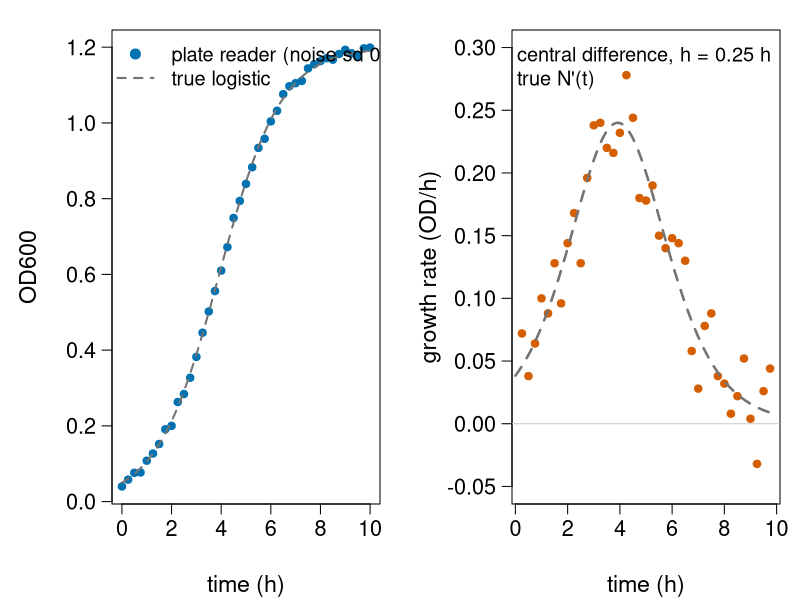
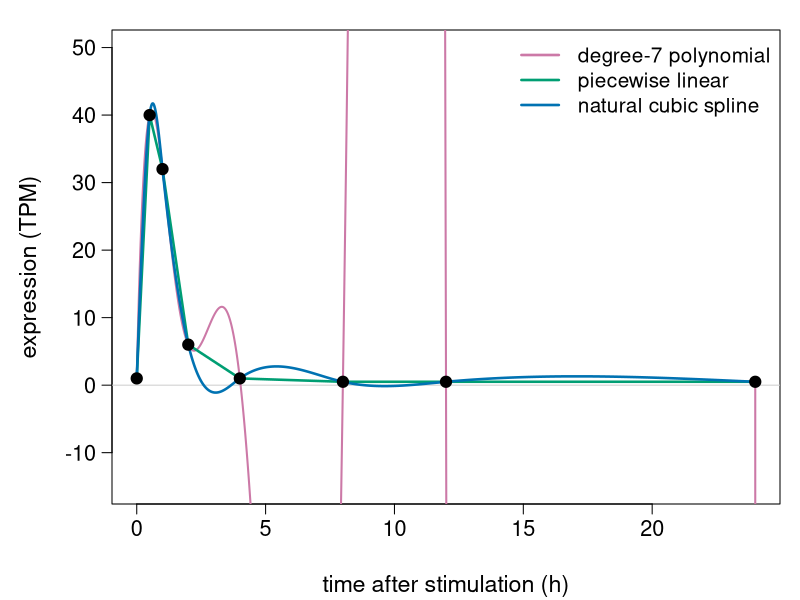
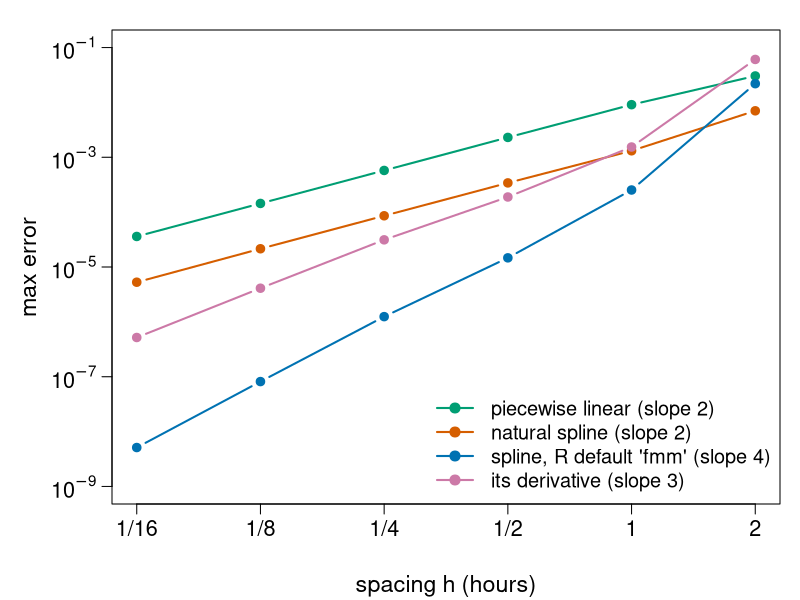
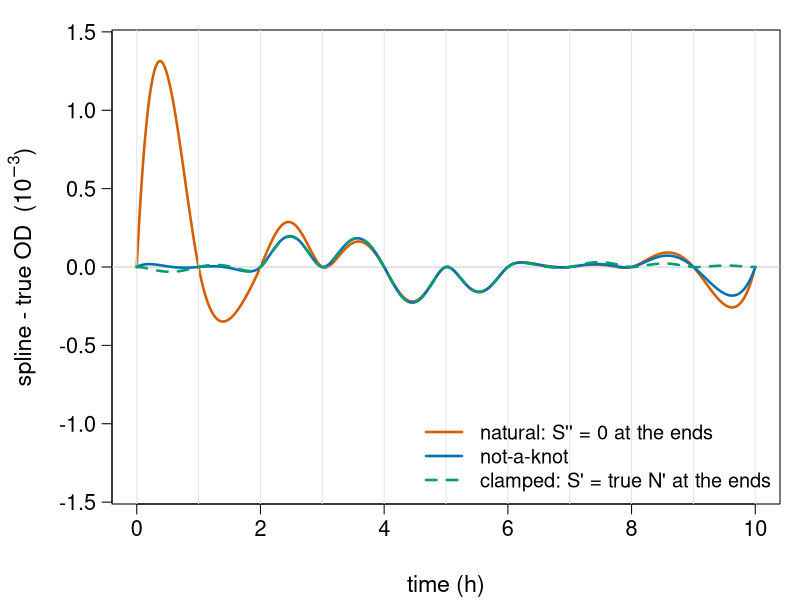
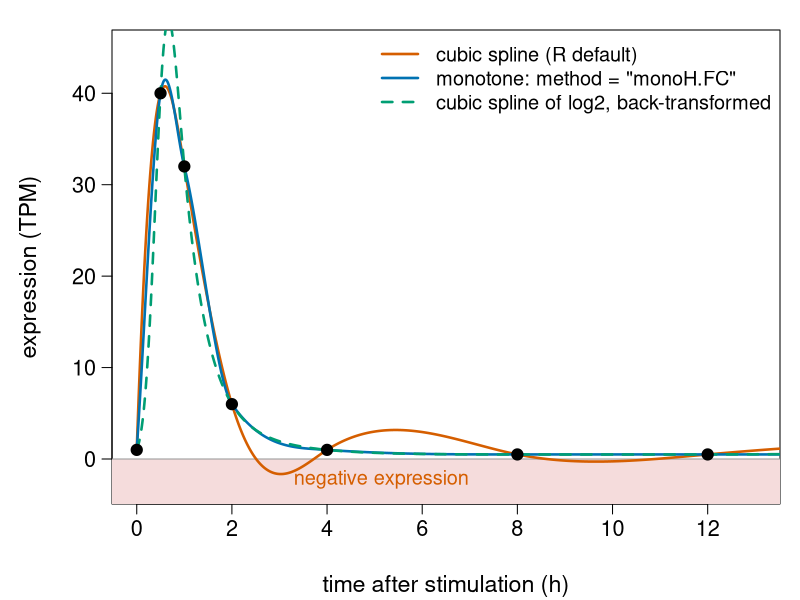
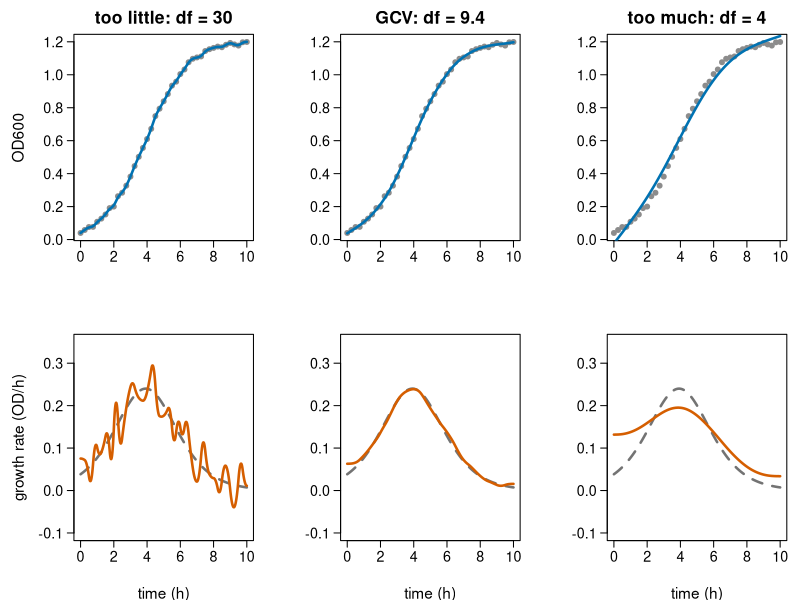
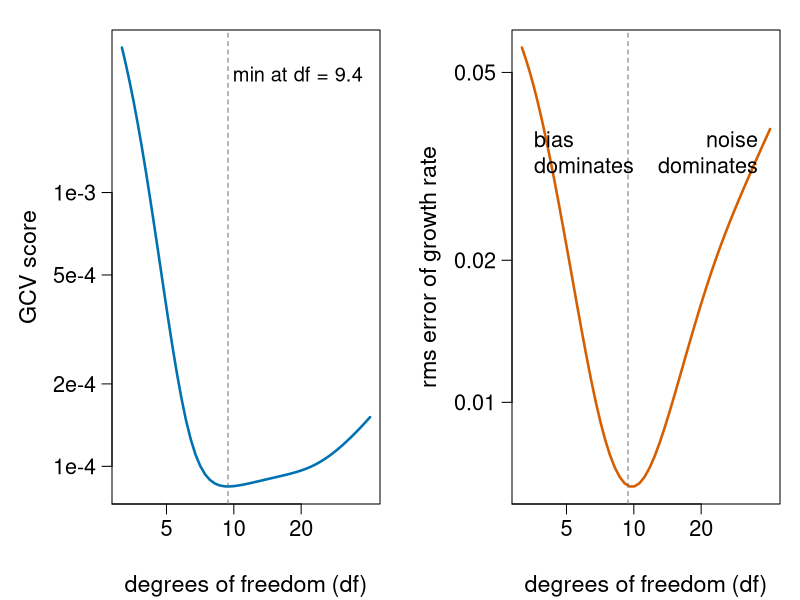
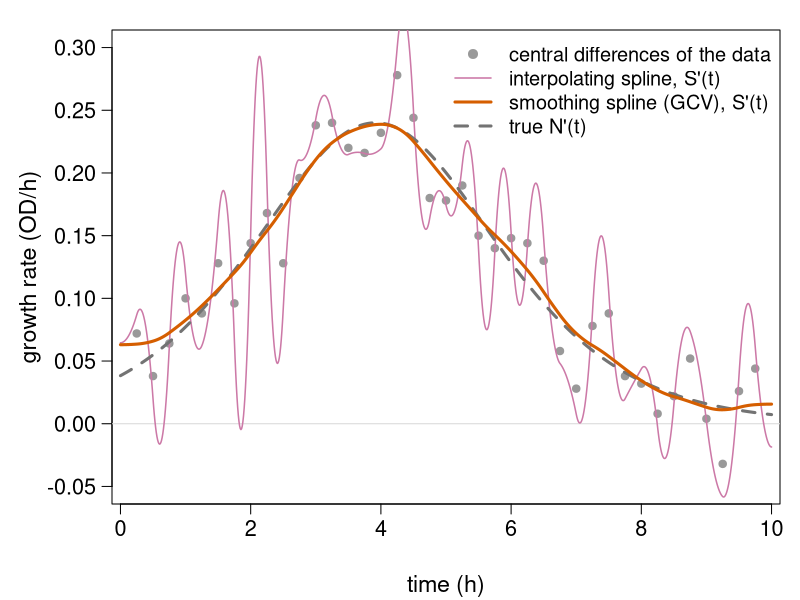

R code for these plots, in order:
# Figures for the splines/ unit ("Splines").
#
# Re-run by hand from this folder (it is NOT run by `quarto render`):
#   cd splines && Rscript make-splines-figs.R
#
# Base R graphics (plus pracma for the clamped spline); writes SVG files
# fig01-...svg to fig10-...svg. The data are the noisy OD curve, the gene time
# course and the pseudotime data used on the slides and in the exercise.

library(pracma)   # cubicspline(): clamped end conditions

## ---- the running examples (same numbers as on the slides) -------------------

K <- 1.2; N0 <- 0.05; r <- 0.8                       # logistic OD curve
od   <- function(t) K / (1 + (K / N0 - 1) * exp(-r * t))
rate <- function(t) r * od(t) * (1 - od(t) / K)      # true growth rate N'(t)

t_od <- seq(0, 10, by = 0.25)                        # every 15 min, 41 reads
y_od <- c(0.040, 0.058, 0.076, 0.077, 0.108, 0.127, 0.152, 0.191, 0.200,
          0.263, 0.284, 0.327, 0.382, 0.446, 0.502, 0.556, 0.610, 0.672,
          0.749, 0.794, 0.839, 0.883, 0.934, 0.958, 1.004, 1.032, 1.076,
          1.097, 1.105, 1.111, 1.144, 1.155, 1.163, 1.171, 1.167, 1.182,
          1.193, 1.184, 1.177, 1.197, 1.199)          # od(t) + N(0, 0.01^2), 3 decimals

t_g <- c(0, 0.5, 1, 2, 4, 8, 12, 24)                 # hours after stimulation
e_g <- c(1, 40, 32, 6, 1, 0.5, 0.5, 0.5)             # immediate-early gene, TPM

## ---- plotting helpers ---------------------------------------------------------

col_a <- "#0072B2"   # blue
col_b <- "#D55E00"   # vermillion
col_c <- "#009E73"   # bluish green
col_d <- "#CC79A7"   # reddish purple
col_e <- "#E69F00"   # orange
col_ref <- "grey45"

fig <- function(file, w = 9, h = 5.2, expr) {
  svg(file, width = w, height = h)
  par(mar = c(4.8, 5.6, 1.5, 1), las = 1, mgp = c(3.6, 0.8, 0),
      cex.lab = 1.4, cex.axis = 1.3)
  expr
  dev.off()
}
logaxis <- function(side, at) {
  axis(side, at = 10^at, labels = parse(text = paste0("10^", at)))
}
tt <- seq(0, 10, by = 0.01)

## ---- fig01: noisy OD and its finite-difference growth rate ---------------------

n <- length(t_od)
cd <- (y_od[3:n] - y_od[1:(n - 2)]) / 0.5             # central differences
fig("fig01-noisy-od.svg", w = 12, h = 5, expr = {
  par(mfrow = c(1, 2))
  plot(t_od, y_od, pch = 19, col = col_a, xlab = "time (h)", ylab = "OD600")
  lines(tt, od(tt), lwd = 2, col = col_ref, lty = 2)
  legend("topleft", c("plate reader (noise sd 0.01)", "true logistic"),
         pch = c(19, NA), lty = c(NA, 2), lwd = 2, col = c(col_a, col_ref),
         bty = "n", cex = 1.2)
  plot(t_od[2:(n - 1)], cd, pch = 19, col = col_b, ylim = c(-0.05, 0.3),
       xlab = "time (h)", ylab = "growth rate (OD/h)")
  lines(tt, rate(tt), lwd = 2.5, col = col_ref, lty = 2)
  abline(h = 0, col = "grey80")
  legend("topright", c("central difference, h = 0.25 h", "true N'(t)"),
         pch = c(19, NA), lty = c(NA, 2), lwd = 2, col = c(col_b, col_ref),
         bty = "n", cex = 1.2)
})

## ---- fig02: one polynomial vs pieces (gene time course) ------------------------

tg_f <- seq(0, 24, by = 0.01)
V <- outer(t_g, 0:7, "^")
cpoly <- solve(V, e_g)
ppoly <- outer(tg_f, 0:7, "^") %*% cpoly
fig("fig02-local-vs-global.svg", w = 10, h = 5.2, expr = {
  plot(t_g, e_g, pch = 19, cex = 1.5, ylim = c(-15, 50), xlab = "time after stimulation (h)",
       ylab = "expression (TPM)", type = "n")
  abline(h = 0, col = "grey80")
  lines(tg_f, ppoly, col = col_d, lwd = 2)
  lines(t_g, e_g, col = col_c, lwd = 2.5)
  lines(tg_f, splinefun(t_g, e_g, method = "natural")(tg_f), col = col_a, lwd = 2.5)
  points(t_g, e_g, pch = 19, cex = 1.5)
  legend("topright", c("degree-7 polynomial", "piecewise linear", "natural cubic spline"),
         col = c(col_d, col_c, col_a), lwd = 2.5, bty = "n", cex = 1.25)
})

## ---- fig03: error vs spacing ---------------------------------------------------

hs <- 10 / c(5, 10, 20, 40, 80, 160)
err <- t(sapply(hs, function(h) {
  x <- seq(0, 10, by = h); y <- od(x)
  c(lin = max(abs(approx(x, y, tt)$y - od(tt))),
    nat = max(abs(splinefun(x, y, method = "natural")(tt) - od(tt))),
    fmm = max(abs(splinefun(x, y)(tt) - od(tt))),
    der = max(abs(splinefun(x, y)(tt, deriv = 1) - rate(tt))))
}))
fig("fig03-error-orders.svg", w = 9, h = 5.4, expr = {
  matplot(hs, err, log = "xy", type = "b", pch = 19, lty = 1, lwd = 2,
          col = c(col_c, col_b, col_a, col_d), xaxt = "n", yaxt = "n",
          xlab = "spacing h (hours)", ylab = "max error", ylim = c(1e-9, 0.1))
  axis(1, at = c(0.0625, 0.125, 0.25, 0.5, 1, 2),
       labels = c("1/16", "1/8", "1/4", "1/2", "1", "2"))
  logaxis(2, seq(-9, -1, by = 2))
  legend("bottomright", c("piecewise linear (slope 2)", "natural spline (slope 2)",
                          "spline, R default 'fmm' (slope 4)", "its derivative (slope 3)"),
         col = c(col_c, col_b, col_a, col_d), lwd = 2, pch = 19, bty = "n", cex = 1.2)
})

## ---- fig04: boundary conditions ------------------------------------------------

# general cubic spline through (x, y) by a dense solve for the second derivatives
spline_bc <- function(x, y, bc = c("natural", "notaknot", "clamped"), d1 = c(0, 0)) {
  bc <- match.arg(bc)
  n <- length(x); h <- diff(x); s <- diff(y) / h
  A <- matrix(0, n, n); rhs <- numeric(n)
  for (i in 2:(n - 1)) {
    A[i, (i - 1):(i + 1)] <- c(h[i - 1], 2 * (h[i - 1] + h[i]), h[i])
    rhs[i] <- 6 * (s[i] - s[i - 1])
  }
  if (bc == "natural") { A[1, 1] <- 1; A[n, n] <- 1 }
  if (bc == "clamped") {
    A[1, 1:2] <- c(2 * h[1], h[1]);             rhs[1] <- 6 * (s[1] - d1[1])
    A[n, (n - 1):n] <- c(h[n - 1], 2 * h[n - 1]); rhs[n] <- 6 * (d1[2] - s[n - 1])
  }
  if (bc == "notaknot") {     # third derivative continuous at x[2] and x[n-1]
    A[1, 1:3] <- c(h[2], -(h[1] + h[2]), h[1])
    A[n, (n - 2):n] <- c(h[n - 1], -(h[n - 2] + h[n - 1]), h[n - 2])
  }
  M <- solve(A, rhs)
  function(t) {
    i <- findInterval(t, x, all.inside = TRUE)
    hh <- x[i + 1] - x[i]; a <- (x[i + 1] - t) / hh; b <- (t - x[i]) / hh
    a * y[i] + b * y[i + 1] + ((a^3 - a) * M[i] + (b^3 - b) * M[i + 1]) * hh^2 / 6
  }
}
x4 <- 0:10; y4 <- od(x4)
s_nat <- spline_bc(x4, y4, "natural")
s_nak <- spline_bc(x4, y4, "notaknot")
s_cla <- spline_bc(x4, y4, "clamped", d1 = rate(c(0, 10)))
stopifnot(abs(s_cla(0.5) - cubicspline(x4, y4, 0.5, endp2nd = TRUE, der = rate(c(0, 10)))) < 1e-12)
fig("fig04-boundary.svg", w = 10, h = 5.2, expr = {
  plot(tt, 1e3 * (s_nat(tt) - od(tt)), type = "l", lwd = 2.5, col = col_b,
       ylim = c(-1.4, 1.4), xlab = "time (h)", ylab = expression("spline - true OD  (" * 10^-3 * ")"))
  abline(h = 0, col = "grey80"); abline(v = x4, col = "grey90")
  lines(tt, 1e3 * (s_nak(tt) - od(tt)), lwd = 2.5, col = col_a)
  lines(tt, 1e3 * (s_cla(tt) - od(tt)), lwd = 2.5, col = col_c, lty = 2)
  legend("bottomright", c("natural: S'' = 0 at the ends", "not-a-knot", "clamped: S' = true N' at the ends"),
         col = c(col_b, col_a, col_c), lty = c(1, 1, 2), lwd = 2.5, bty = "n", cex = 1.2)
})

## ---- fig05: overshoot ------------------------------------------------------------

fig("fig05-overshoot.svg", w = 10, h = 5.2, expr = {
  plot(t_g, e_g, type = "n", xlim = c(0, 13), ylim = c(-3, 45),
       xlab = "time after stimulation (h)", ylab = "expression (TPM)")
  rect(-1, -5, 30, 0, col = "#F5DCDC", border = NA)
  abline(h = 0, col = "grey60")
  lines(tg_f, splinefun(t_g, e_g)(tg_f), col = col_b, lwd = 2.5)
  lines(tg_f, splinefun(t_g, e_g, method = "monoH.FC")(tg_f), col = col_a, lwd = 2.5)
  lines(tg_f, 2^splinefun(t_g, log2(e_g))(tg_f), col = col_c, lwd = 2.5, lty = 2)
  points(t_g, e_g, pch = 19, cex = 1.5)
  text(3.3, -2.2, "negative expression", col = col_b, cex = 1.2, adj = 0)
  legend("topright", c("cubic spline (R default)", "monotone: method = \"monoH.FC\"",
                       "cubic spline of log2, back-transformed"),
         col = c(col_b, col_a, col_c), lty = c(1, 1, 2), lwd = 2.5, bty = "n", cex = 1.2)
})

## ---- fig06: three smoothing levels -----------------------------------------------

fits <- list(smooth.spline(t_od, y_od, df = 30),
             smooth.spline(t_od, y_od),
             smooth.spline(t_od, y_od, df = 4))
labs <- sprintf(c("too little: df = %.0f", "GCV: df = %.1f", "too much: df = %.0f"),
                sapply(fits, `[[`, "df"))
fig("fig06-lambda.svg", w = 13, h = 6.6, expr = {
  par(mfrow = c(2, 3), mar = c(4.5, 5.6, 2.6, 1))
  for (k in 1:3) {
    plot(t_od, y_od, pch = 19, col = "grey55", xlab = "", ylab = if (k == 1) "OD600" else "",
         main = labs[k], cex.main = 1.6)
    lines(predict(fits[[k]], tt), lwd = 2.5, col = col_a)
  }
  for (k in 1:3) {
    plot(tt, rate(tt), type = "l", lty = 2, lwd = 2.5, col = col_ref, ylim = c(-0.1, 0.35),
         xlab = "time (h)", ylab = if (k == 1) "growth rate (OD/h)" else "")
    lines(predict(fits[[k]], tt, deriv = 1), lwd = 2.5, col = col_b)
  }
})

## ---- fig07: GCV and the true error against df ----------------------------------

lams <- 10^seq(-8, -1.5, by = 0.1)
gc <- t(sapply(lams, function(l) {
  f <- smooth.spline(t_od, y_od, lambda = l)
  d <- predict(f, t_od, deriv = 1)$y
  c(df = f$df, gcv = f$cv.crit, err = sqrt(mean((d - rate(t_od))^2)))
}))
f_gcv <- smooth.spline(t_od, y_od)
fig("fig07-gcv.svg", w = 12, h = 5, expr = {
  par(mfrow = c(1, 2))
  plot(gc[, "df"], gc[, "gcv"], type = "l", lwd = 2.5, col = col_a, log = "xy",
       xlab = "degrees of freedom (df)", ylab = "GCV score", yaxt = "n")
  axis(2, at = c(1e-4, 2e-4, 5e-4, 1e-3), labels = c("1e-4", "2e-4", "5e-4", "1e-3"))
  abline(v = f_gcv$df, lty = 2, col = col_ref)
  text(f_gcv$df * 1.05, max(gc[, "gcv"]) * 0.8, sprintf("min at df = %.1f", f_gcv$df), adj = 0, cex = 1.2)
  plot(gc[, "df"], gc[, "err"], type = "l", lwd = 2.5, col = col_b, log = "xy",
       xlab = "degrees of freedom (df)", ylab = "rms error of growth rate")
  abline(v = f_gcv$df, lty = 2, col = col_ref)
  text(min(gc[, "df"]), max(gc[, "err"]) * 0.6, "  bias\n  dominates", cex = 1.3, adj = 0)
  text(max(gc[, "df"]), max(gc[, "err"]) * 0.6, "noise  \ndominates  ", cex = 1.3, adj = 1)
})

## ---- fig08: growth rate, three ways -------------------------------------------

fig("fig08-growth-rate.svg", w = 10, h = 5.2, expr = {
  plot(t_od[2:(n - 1)], cd, pch = 19, col = "grey60", ylim = c(-0.05, 0.3),
       xlab = "time (h)", ylab = "growth rate (OD/h)")
  abline(h = 0, col = "grey85")
  lines(tt, splinefun(t_od, y_od, method = "natural")(tt, deriv = 1), col = col_d, lwd = 1.5)
  lines(tt, rate(tt), lwd = 3, col = col_ref, lty = 2)
  lines(predict(f_gcv, tt, deriv = 1), lwd = 3, col = col_b)
  legend("topright", c("central differences of the data", "interpolating spline, S'(t)",
                       "smoothing spline (GCV), S'(t)", "true N'(t)"),
         pch = c(19, NA, NA, NA), lty = c(NA, 1, 1, 2), lwd = c(NA, 1.5, 3, 3),
         col = c("grey60", col_d, col_b, col_ref), bty = "n", cex = 1.2)
})

## ---- fig09: pseudotime --------------------------------------------------------

m_pt <- function(t) 1 + 2 * exp(-((t - 0.6) / 0.15)^2)
set.seed(2)
pt3 <- sort(runif(300)); ex3 <- m_pt(pt3) + rnorm(300, sd = 0.5)
f3 <- smooth.spline(pt3, ex3)
g <- seq(0, 1, by = 0.001)
fig("fig09-pseudotime.svg", w = 10, h = 5.2, expr = {
  plot(pt3, ex3, pch = 19, col = adjustcolor(col_a, 0.45), xlab = "pseudotime",
       ylab = "log expression")
  lines(g, m_pt(g), lwd = 2.5, lty = 2, col = col_ref)
  lines(predict(f3, g), lwd = 3, col = col_b)
  legend("topleft", c("300 cells", sprintf("smooth.spline, GCV (df = %.1f)", f3$df), "true mean"),
         pch = c(19, NA, NA), lty = c(NA, 1, 2), lwd = c(NA, 3, 2.5),
         col = c(col_a, col_b, col_ref), bty = "n", cex = 1.2)
})

## ---- fig10: correlated noise fools GCV ----------------------------------------

set.seed(3)
y_ar <- od(t_od) + as.numeric(arima.sim(list(ar = 0.9), n = length(t_od), sd = 0.005))
f_ar <- smooth.spline(t_od, y_ar)
fig("fig10-correlated.svg", w = 12, h = 5, expr = {
  par(mfrow = c(1, 2))
  plot(t_od, y_ar, pch = 19, col = "grey55", xlab = "time (h)", ylab = "OD600")
  lines(tt, od(tt), lty = 2, lwd = 2, col = col_ref)
  lines(predict(f_ar, tt), lwd = 2.5, col = col_a)
  legend("topleft", c("drifting reads", sprintf("GCV fit, df = %.1f", f_ar$df), "true"),
         pch = c(19, NA, NA), lty = c(NA, 1, 2), lwd = 2, col = c("grey55", col_a, col_ref),
         bty = "n", cex = 1.2)
  plot(tt, rate(tt), type = "l", lty = 2, lwd = 2.5, col = col_ref, ylim = c(-0.05, 0.35),
       xlab = "time (h)", ylab = "growth rate (OD/h)")
  lines(predict(f_ar, tt, deriv = 1), lwd = 2.5, col = col_b)
  lines(predict(smooth.spline(t_od, y_ar, df = 9.4), tt, deriv = 1), lwd = 2.5, col = col_c)
  legend("topright", c(sprintf("GCV, df = %.1f", f_ar$df), "df = 9.4", "true"),
         lty = c(1, 1, 2), lwd = 2.5, col = c(col_b, col_c, col_ref), bty = "n", cex = 1.2)
})

cat("figures written\n")
